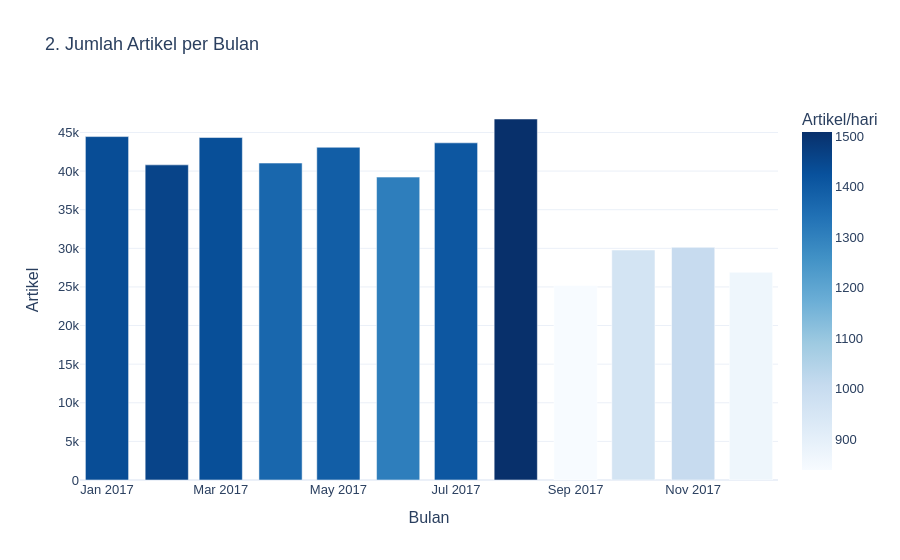

Notebook source saved alongside this figure:
### Markdown cell above
## 2. Volume Publikasi Bulanan

Hover menampilkan jumlah hari kalender, hari yang memiliki artikel, dan rata-rata
artikel per hari kalender agar perbedaan panjang bulan dapat dinilai.

### Code cell
monthly = connection.execute("""
    SELECT bulan, SUM(artikel) AS artikel, COUNT(*) AS hari_kalender,
           COUNT(*) FILTER (WHERE ada_artikel) AS hari_teramati,
           AVG(artikel) AS rata_per_hari
    FROM daily_counts GROUP BY bulan ORDER BY bulan
""").df()
monthly['label_bulan'] = pd.to_datetime(monthly['bulan']).dt.strftime('%Y-%m')
monthly['persentase'] = monthly['artikel'] / total * 100
monthly.to_csv(PROJECT_ROOT / 'output/eda_monthly.csv', index=False)
fig = px.bar(monthly, x='label_bulan', y='artikel', color='rata_per_hari',
             hover_data=['hari_kalender', 'hari_teramati', 'persentase'],
             labels={'label_bulan': 'Bulan', 'artikel': 'Artikel', 'rata_per_hari': 'Artikel/hari'},
             title='2. Jumlah Artikel per Bulan', color_continuous_scale='Blues')
show_and_save(fig, '02_monthly_volume')

### Figure 1 — Plotly figure (JSON) as saved in the notebook; plotly's stock layout.template omitted (floating-point values rounded to 4 significant figures)
{"data": [{"customdata": [[31.0, 31.0, 9.765], [28.0, 28.0, 8.961], [31.0, 31.0, 9.739], [30.0, 30.0, 9.012], [31.0, 31.0, 9.462], [30.0, 30.0, 8.613], [31.0, 31.0, 9.588], [31.0, 31.0, 10.27], [30.0, 30.0, 5.529], [31.0, 31.0, 6.54], [30.0, 30.0, 6.616], [31.0, 31.0, 5.909]], "hovertemplate": "Bulan=%{x}<br>Artikel=%{y}<br>hari_kalender=%{customdata[0]}<br>hari_teramati=%{customdata[1]}<br>persentase=%{customdata[2]}<br>Artikel/hari=%{marker.color}<extra></extra>", "legendgroup": "", "marker": {"color": [1434.0, 1457.0, 1431.0, 1368.0, 1390.0, 1307.0, 1408.0, 1508.0, 839.2, 960.7, 1004.0, 867.9], "coloraxis": "coloraxis", "pattern": {"shape": ""}}, "name": "", "orientation": "v", "showlegend": false, "textposition": "auto", "type": "bar", "x": ["2017-01", "2017-02", "2017-03", "2017-04", "2017-05", "2017-06", "2017-07", "2017-08", "2017-09", "2017-10", "2017-11", "2017-12"], "xaxis": "x", "y": [44470.0, 40810.0, 44350.0, 41040.0, 43080.0, 39220.0, 43660.0, 46740.0, 25180.0, 29780.0, 30130.0, 26900.0], "yaxis": "y"}], "layout": {"barmode": "relative", "coloraxis": {"autocolorscale": false, "colorbar": {"title": {"text": "Artikel/hari"}}, "colorscale": [[0, "rgb(247,251,255)"], [0.125, "rgb(222,235,247)"], [0.25, "rgb(198,219,239)"], [0.375, "rgb(158,202,225)"], [0.5, "rgb(107,174,214)"], [0.625, "rgb(66,146,198)"], [0.75, "rgb(33,113,181)"], [0.875, "rgb(8,81,156)"], [1, "rgb(8,48,107)"]]}, "font": {"family": "Arial", "size": 13}, "hovermode": "closest", "legend": {"tracegroupgap": 0}, "title": {"text": "2. Jumlah Artikel per Bulan"}, "xaxis": {"anchor": "y", "domain": [0, 1], "title": {"text": "Bulan"}}, "yaxis": {"anchor": "x", "domain": [0, 1], "title": {"text": "Artikel"}}}}
